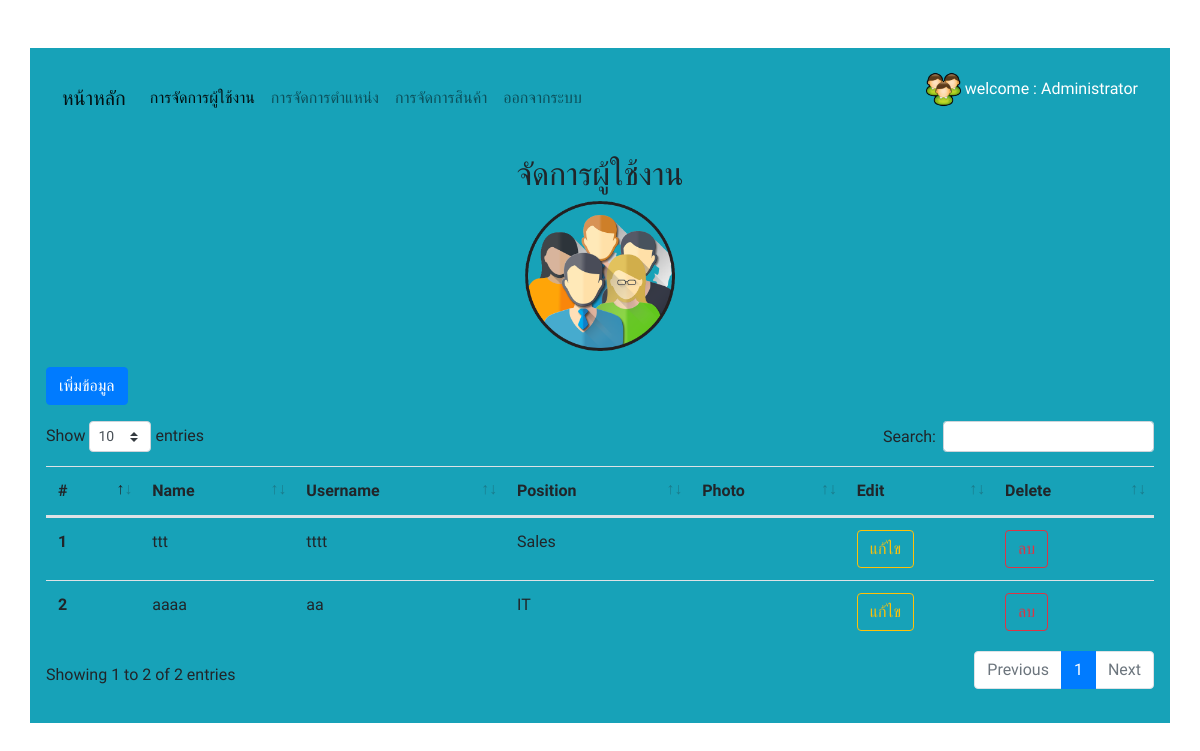
The page /users.php (signed in) on the database its author committed.
### tables this page shows
CREATE TABLE `tbl_user` (
  `user_id` int(11) NOT NULL,
  `user_name` varchar(255) NOT NULL,
  `user_username` varchar(255) NOT NULL,
  `user_password` varchar(255) NOT NULL,
  `user_position` varchar(255) NOT NULL,
  `user_photo` varchar(255) NOT NULL,
  `user_status` int(11) NOT NULL,
  `user_createdby` int(11) NOT NULL,
  `user_createdat` date NOT NULL,
  `user_updatedby` int(11) NOT NULL,
  `user_date` date NOT NULL
);

CREATE TABLE `tbl_position` (
  `position_id` int(11) NOT NULL,
  `position_name` varchar(255) NOT NULL,
  `position_statusid` int(11) NOT NULL DEFAULT 0,
  `position_createdby` int(11) NOT NULL,
  `position_createdate` date NOT NULL,
  `position_updatedby` varchar(255) NOT NULL,
  `position_updatedate` date NOT NULL
);

### users.php (the view, shortened to what this page needs)
<!DOCTYPE html>
<html lang="en">
<head>
    <link rel="stylesheet" href="css/bootstrap.css">
    <link rel="stylesheet" href="css/style.css">
    <link rel="stylesheet" href="css/datatable.bootstrap4.css">
</head>
<body>
    <div class="container p-3 mb-2 bg-info text-back mt-5">
        <?php include('nav.php')?>
        <div class="row">
            <div class="col-md-12 mt-4 my-3">
                <h2 class="text-center">จัดการผู้ใช้งาน</h2>
                <center><img src="users-removebg-preview.png" alt="users-removebg-preview" width="150" height="150"></center>
                <a href="#" data-toggle="modal" data-target="#exampleModalCenter" class="btn btn-primary my-3">เพิ่มข้อมูล</a>
                <table class="table table-hover mt-3" id = "table1">
                    <thead>
                        <tr>
                        <th scope="col">#</th>
                        <th scope="col">Name</th>
                        <th scope="col">Username</th>
                        <th scope="col">Position</th>
                        <th scope="col">Photo</th>
                        <th scope="col">Edit</th>
                        <th scope="col">Delete</th>
                        </tr>
                    </thead>
                    <tbody>
                    <?PHP
                        $i = 1;
                        include('connect_db.php');
                        $sql = "SELECT * FROM tbl_user, tbl_position WHERE position_id = user_position ORDER by 'user_id' DESC";
                        $query = mysqli_query($connection, $sql);
                            while ($row = mysqli_fetch_array($query)) {
                    ?>
                        <tr>
                            <th scope="row"><?PHP echo $i++; ?></th>
                            <td><?PHP echo $row['user_name'];?></td>
                            <td><?PHP echo $row['user_username'];?></td>
                            <td><?PHP echo $row['position_name'];?></td>
                            <td><img src = "<?PHP echo $row['user_photo'] ?>" alt = "" width = "60"></td>
                            <td><a href="edit_user.php?id=<?PHP echo $row['user_id'];?>" class="btn btn-outline-warning">แก้ไข</a></td>
                            <td><a href="#" onclick = "delete_user(<?PHP echo $row['user_id'];?>)" class="btn btn-outline-danger">ลบ</a></td>
                        </tr>
                        <?PHP } ?>
                    </tbody>
                </table>
            </div>
        </div>
    </div>
</body>
</html>

### css/style.css (style rules this page uses)
body { font-family: 'Mitr', sans-serif; }

### rows shown on the page
tbl_user: user_name "ttt", user_username "tttt", tbl_position.position_name "Sales"
tbl_user: user_name "aaaa", user_username "aa", tbl_position.position_name "IT"

### other values the page prints
$_SESSION['auth-name'] "Administrator"
